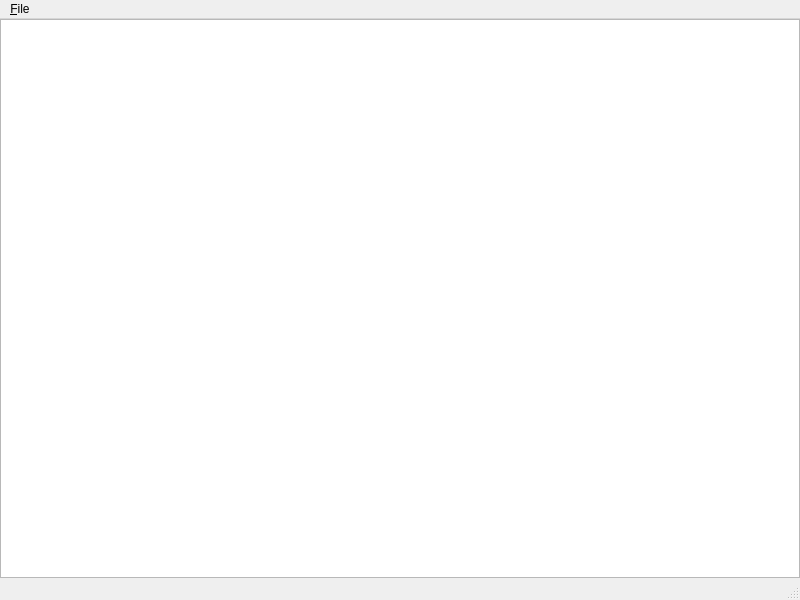
<?xml version="1.0" encoding="UTF-8"?>
<ui version="4.0">
 <class>MainWindow</class>
 <widget class="QMainWindow" name="MainWindow">
  <property name="geometry">
   <rect>
    <x>0</x>
    <y>0</y>
    <width>800</width>
    <height>600</height>
   </rect>
  </property>
  <property name="windowTitle">
   <string>MainWindow</string>
  </property>
  <widget class="QWidget" name="centralWidget">
   <layout class="QVBoxLayout" name="verticalLayout_2">
    <property name="leftMargin">
     <number>0</number>
    </property>
    <property name="topMargin">
     <number>0</number>
    </property>
    <property name="rightMargin">
     <number>0</number>
    </property>
    <property name="bottomMargin">
     <number>0</number>
    </property>
    <item>
     <widget class="QStackedWidget" name="pager">
      <property name="currentIndex">
       <number>0</number>
      </property>
      <widget class="QWidget" name="romBrowserPage">
       <layout class="QVBoxLayout" name="verticalLayout">
        <property name="leftMargin">
         <number>0</number>
        </property>
        <property name="topMargin">
         <number>0</number>
        </property>
        <property name="rightMargin">
         <number>0</number>
        </property>
        <property name="bottomMargin">
         <number>0</number>
        </property>
        <item>
         <widget class="QTableView" name="romTable"/>
        </item>
       </layout>
      </widget>
      <widget class="QWidget" name="gameWindowPage"/>
     </widget>
    </item>
   </layout>
  </widget>
  <widget class="QMenuBar" name="menubar">
   <property name="geometry">
    <rect>
     <x>0</x>
     <y>0</y>
     <width>800</width>
     <height>28</height>
    </rect>
   </property>
   <widget class="QMenu" name="menu_File">
    <property name="title">
     <string>&amp;File</string>
    </property>
    <addaction name="actOpenRom"/>
    <addaction name="actCloseRom"/>
   </widget>
   <addaction name="menu_File"/>
  </widget>
  <widget class="QStatusBar" name="statusbar"/>
  <action name="actOpenRom">
   <property name="text">
    <string>Open ROM...</string>
   </property>
  </action>
  <action name="actCloseRom">
   <property name="text">
    <string>Close ROM...</string>
   </property>
  </action>
 </widget>
 <resources/>
 <connections/>
</ui>
